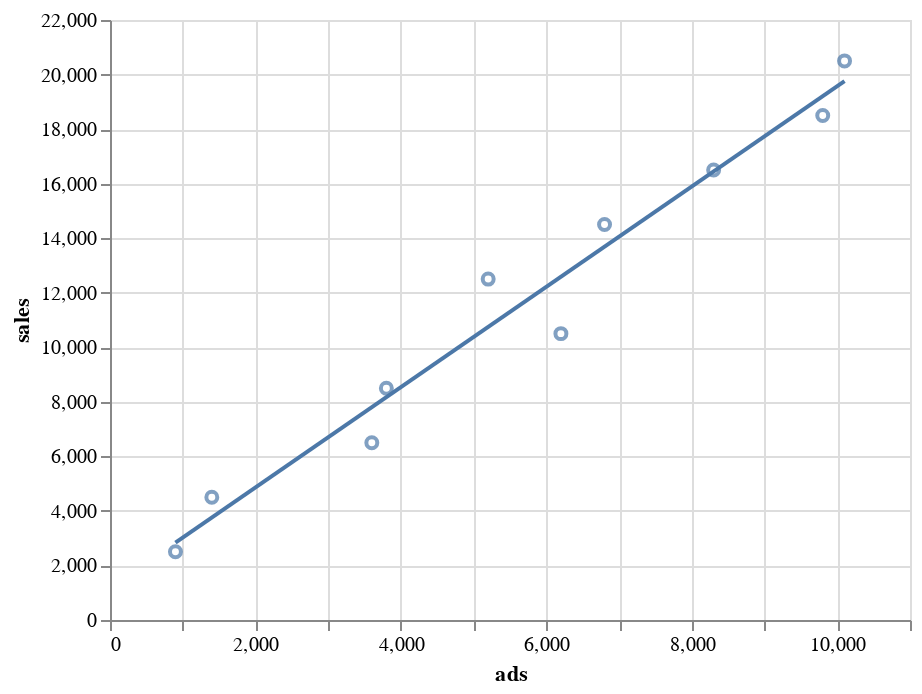

The code cell stored with this chart in its notebook:
### Markdown cell above
### Plot model

### Code cell
chart = alt.Chart(df).mark_point().encode(
    x='ads',
    y='sales'
)

chart + chart.transform_regression('ads', 'sales').mark_line()

### Figure 1 — Vega-Lite specification as saved in the notebook (floating-point values rounded to 4 significant figures)
{"config": {"view": {"continuousWidth": 400, "continuousHeight": 300}}, "layer": [{"mark": "point", "encoding": {"x": {"type": "quantitative", "field": "ads"}, "y": {"type": "quantitative", "field": "sales"}}}, {"mark": "line", "encoding": {"x": {"type": "quantitative", "field": "ads"}, "y": {"type": "quantitative", "field": "sales"}}, "transform": [{"on": "ads", "regression": "sales"}]}], "data": {"name": "data-da989b43146b8c0135fceae265ad151a"}, "$schema": "https://vega.github.io/schema/vega-lite/v4.8.1.json", "datasets": {"data-da989b43146b8c0135fceae265ad151a": [{"sales": 2500, "ads": 900, "y_pred": 2837.0}, {"sales": 4500, "ads": 1400, "y_pred": 3756.0}, {"sales": 6500, "ads": 3600, "y_pred": 7803.0}, {"sales": 8500, "ads": 3800, "y_pred": 8171.0}, {"sales": 10500, "ads": 6200, "y_pred": 12590.0}, {"sales": 12500, "ads": 5200, "y_pred": 10750.0}, {"sales": 14500, "ads": 6800, "y_pred": 13690.0}, {"sales": 16500, "ads": 8300, "y_pred": 16450.0}, {"sales": 18500, "ads": 9800, "y_pred": 19210.0}, {"sales": 20500, "ads": 10100, "y_pred": 19760.0}]}}
